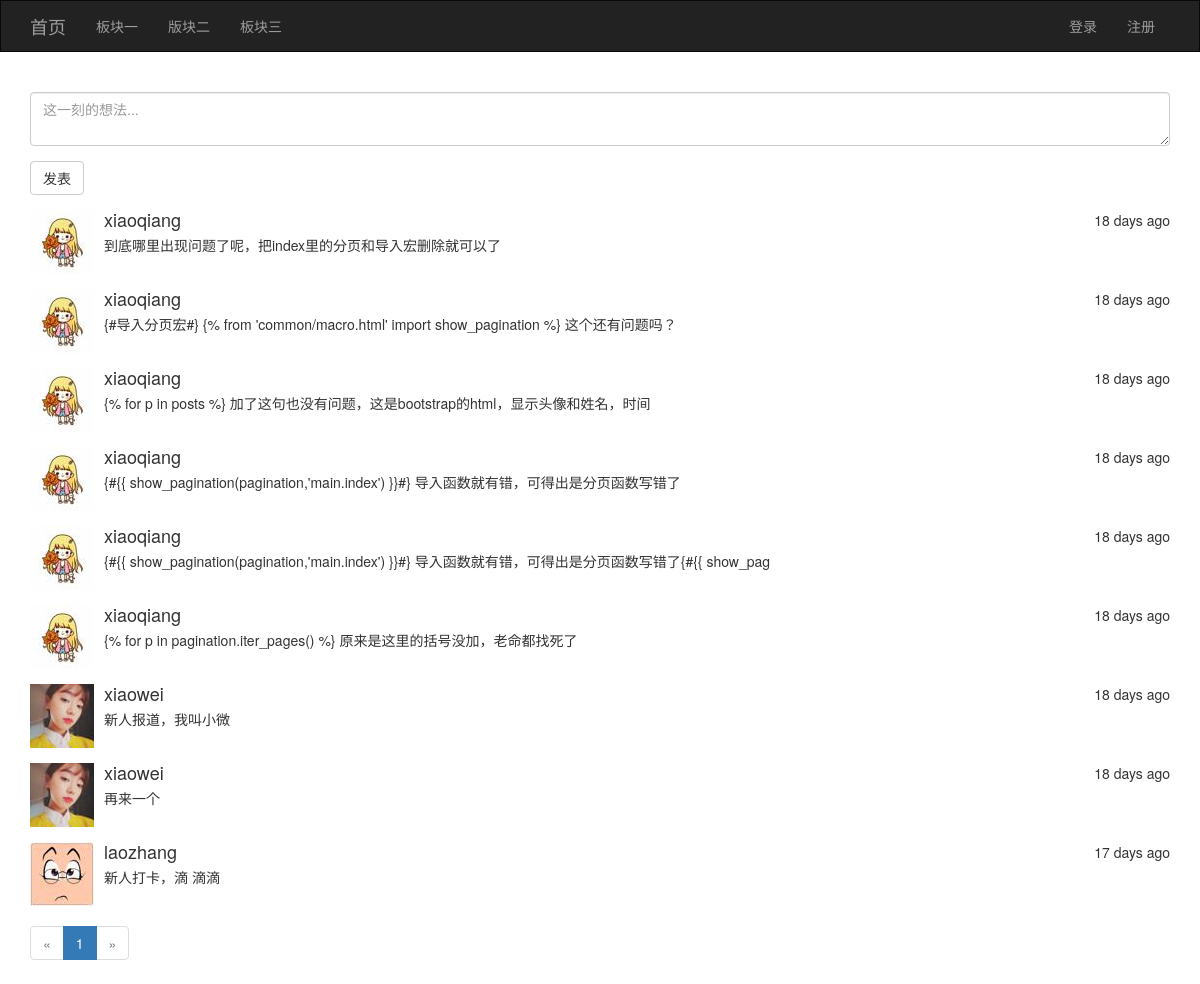
The page / on the database its author committed.
### app/models.py (models this page shows, shortened)
class Posts(db.Model):
    id = db.Column(db.Integer,primary_key=True)
    rid = db.Column(db.Integer,index = True,default=0)
    content = db.Column(db.Text)
    timestamp = db.Column(db.DateTime,default=datetime.utcnow)
    uid = db.Column(db.Integer,db.ForeignKey('user.id'))

class User(UserMixin,db.Model):
    id = db.Column(db.Integer,primary_key=True)
    username = db.Column(db.String(20),unique=True)
    password_hash = db.Column(db.String(128))
    email = db.Column(db.String(64),unique=True)
    confirmed = db.Column(db.Boolean,default=False)
    icon = db.Column(db.String(40),default='default.jpg')
    posts = db.relationship('Posts',backref = 'user',lazy = 'dynamic')
    favorites = db.relationship('Posts',secondary='collections',backref=db.backref('users',lazy='dynamic'),lazy='dynamic')
    @property
    def password(self):
        raise AttributeError('不能访问密码属性')

### app/views/main.py (the view, shortened to what this page needs)
@main.route('/',methods=['POST','GET'])
def index():
    form = PostsForm()
    page = request.args.get('page', 1, int) # 将获取的页码参数转为int类型
    pagination = Posts.query.filter(Posts.rid==0).paginate(page,per_page=10,error_out=False)
    posts = pagination.items
    return render_template('main/index.html', form = form, pagination = pagination, posts = posts)

### app/forms.py
class PostsForm(FlaskForm):
    content = TextAreaField('',render_kw={'placeholder':'这一刻的想法...'},validators=[Length(3,128,message='必须在3-128个字符之间')])
    submit = SubmitField('发表')

### app/templates/main/index.html (shortened to what this page needs)
{% extends 'common/base.html' %}
{% from 'common/macro.html' import show_pagination %}
{% block page_content %}
{{ quick_form(form) }}
    {% for p in posts %}
        <div class="media">
            <div class="media-left">
                <a href="#">
                    <img class="media-object" src="{{ url_for('static',filename='upload/'+p.user.icon) }}" alt="icon">
                </a>
            </div>
            <div class="media-body">
                <div style='float:right'>{{ moment(p.timestamp).fromNow() }}</div>
                <h4 class="media-heading" >{{ p.user.username }}</h4>
                  <div>
                {{ p.content }}
                  </div>
            </div>
        </div>
    {% endfor %}
{{ show_pagination(pagination,'main.index') }}
{% endblock %}

### app/templates/common/base.html (shortened to what this page needs)
{% extends 'bootstrap/base.html' %}
{% from 'bootstrap/wtf.html' import quick_form %}
{% block navbar %}
    <nav class="navbar navbar-inverse" style="border-radius: 0px">
        <div class="container">
            <div class="navbar-header">
                <a class="navbar-brand" href="{{ url_for('main.index') }}">首页</a>
            </div>
            <div class="collapse navbar-collapse" id="bs-example-navbar-collapse-1">
                <ul class="nav navbar-nav">
                    <li><a href="#">板块一</a></li>
                    <li><a href="#">版块二</a></li>
                    <li><a href="#">板块三</a></li>
                </ul>
                <ul class="nav navbar-nav navbar-right">
                    {% if current_user.is_authenticated %}
                         <li><img src="{{ url_for('static',filename='upload/'+current_user.icon) }}" width="30px" style="display: inline-block; vertical-align: middle;" alt="icon"></li>
                        <li class="dropdown">
                            <a href="#" class="dropdown-toggle" data-toggle="dropdown" role="button"
                               aria-haspopup="true" aria-expanded="false">{{ current_user.username }}<span class="caret"></span></a>
                            <ul class="dropdown-menu">
                                <li><a href="{{ url_for('user.profile') }}">详细信息</a></li>
                                <li><a href="{{ url_for('user.mima') }}">修改密码</a></li>
                                <li><a href="{{ url_for('user.changeemail') }}">修改邮箱</a></li>
                                <li><a href="{{ url_for("user.icon") }}">修改头像</a></li>
                            </ul>
                        </li>
                    <li><a href="{{ url_for('user.logout') }}">退出</a></li>
                    {% else %}
                    <li><a href="{{ url_for('user.login') }}">登录</a></li>
                    <li><a href="{{ url_for('user.register') }}">注册</a></li>
                    {% endif %}
                </ul>
            </div>
        </div>
    </nav>
{% endblock %}
{% block content%}
<div class="container">
{% block page_content %} 默认内容 {% endblock %}
</div>
{% endblock %}
{% block head %}
{{ super() }}
{% endblock %}

### app/templates/common/macro.html
{% macro show_pagination(pagination,endpoint) %}
    <nav aria-label="Page navigation">
        <ul class="pagination">
            <li {% if not pagination.has_prev %}class = 'disabled'{% endif %}>
                <a href="{% if pagination.has_prev %}{{ url_for(endpoint,page=pagination.prev_num,**kwargs) }}{% else %}#{% endif %}" aria-label="Previous">
                    <span aria-hidden="true">&laquo;</span>
                </a>
            </li>
        {% for p in pagination.iter_pages() %}
            {% if p %}
            <li {% if p==pagination.page %}class="active" {% endif %}><a href="{{ url_for(endpoint,page=p,**kwargs) }}">{{ p }}</a></li>
            {% else %}
            <li><a href="#">&hellip;</a></li>
            {% endif %}
        {% endfor %}
            <li {% if not pagination.has_next %}class = 'disabled'{% endif %}>
                <a href="{% if pagination.has_next %}{{ url_for(endpoint,page=pagination.next_num,**kwargs) }}{% else %}#{% endif %}" aria-label="Next">
                    <span aria-hidden="true">&raquo;</span>
                </a>
            </li>
        </ul>
    </nav>
{% endmacro %}

### rows shown on the page
Posts: icon (picture), timestamp "18 days ago", user.username "xiaoqiang", content "到底哪里出现问题了呢，把index里的分页和导入宏删除就可以了"
Posts: icon (picture), timestamp "18 days ago", user.username "xiaoqiang", content "{#导入分页宏#} {% from 'common/macro.html' import show_pagination %} 这个还有问题吗？"
Posts: icon (picture), timestamp "18 days ago", user.username "xiaoqiang", content "{% for p in posts %} 加了这句也没有问题，这是bootstrap的html，显示头像和姓名，时间"
Posts: icon (picture), timestamp "18 days ago", user.username "xiaoqiang", content "{#{{ show_pagination(pagination,'main.index') }}#} 导入函数就有错，可得出是分页函数写错了"
Posts: icon (picture), timestamp "18 days ago", user.username "xiaoqiang", content "{#{{ show_pagination(pagination,'main.index') }}#} 导入函数就有错，可得出是分页函数写错了{#{{ show_pag"
Posts: icon (picture), timestamp "18 days ago", user.username "xiaoqiang", content "{% for p in pagination.iter_pages() %} 原来是这里的括号没加，老命都找死了"
Posts: icon (picture), timestamp "18 days ago", user.username "xiaowei", content "新人报道，我叫小微"
Posts: icon (picture), timestamp "18 days ago", user.username "xiaowei", content "再来一个"
Posts: icon (picture), timestamp "17 days ago", user.username "laozhang", content "新人打卡，滴 滴滴"

### other values the page prints
{{ p }} "1"
